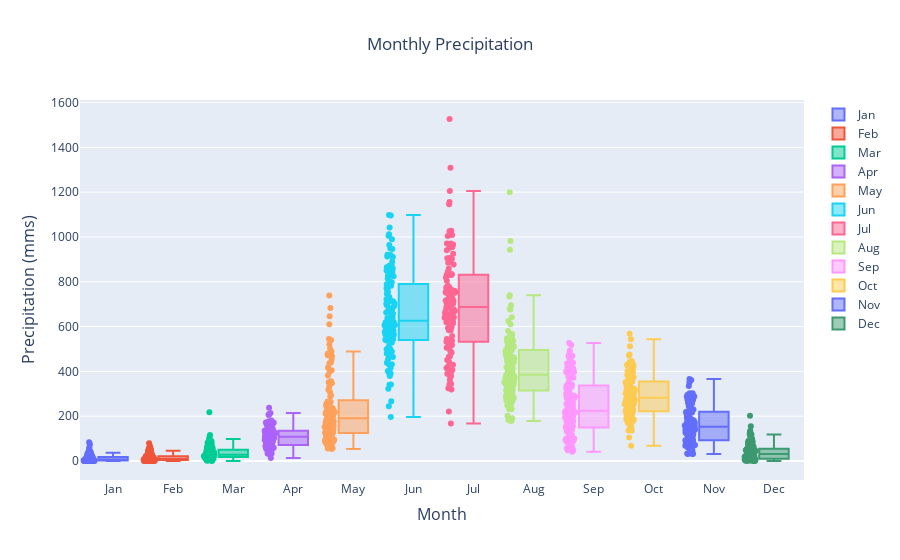

The code cell stored with this chart in its notebook:
### Code cell
fig = go.Figure()
fig.add_trace(go.Box(
    y=df_month['JAN'],
    name="Jan",
    jitter=0.4,
    pointpos=-1.6,
    boxpoints='all'
))

fig.add_trace(go.Box(
    y=df_month['FEB'],
    name="Feb",
    jitter=0.4,
    pointpos=-1.6,
    boxpoints='all'
))

fig.add_trace(go.Box(
    y=df_month['MAR'],
    name="Mar",
    jitter=0.4,
    pointpos=-1.6,
    boxpoints='all'
))

fig.add_trace(go.Box(
    y=df_month['APR'],
    name="Apr",
    jitter=0.4,
    pointpos=-1.6,
    boxpoints='all'
))

fig.add_trace(go.Box(
    y=df_month['MAY'],
    name="May",
    jitter=0.4,
    pointpos=-1.6,
    boxpoints='all'
))

fig.add_trace(go.Box(
    y=df_month['JUN'],
    name="Jun",
    jitter=0.4,
    pointpos=-1.6,
    boxpoints='all'
))

fig.add_trace(go.Box(
    y=df_month['JUL'],
    name="Jul",
    jitter=0.4,
    pointpos=-1.6,
    boxpoints='all'
))

fig.add_trace(go.Box(
    y=df_month['AUG'],
    name="Aug",
    jitter=0.4,
    pointpos=-1.6,
    boxpoints='all'
))

fig.add_trace(go.Box(
    y=df_month['SEP'],
    name="Sep",
    jitter=0.4,
    pointpos=-1.6,
    boxpoints='all'
))

fig.add_trace(go.Box(
    y=df_month['OCT'],
    name="Oct",
    jitter=0.4,
    pointpos=-1.6,
    boxpoints='all'
))

fig.add_trace(go.Box(
    y=df_month['NOV'],
    name="Nov",
    jitter=0.4,
    pointpos=-1.6,
    boxpoints='all'
))

fig.add_trace(go.Box(
    y=df_month['DEC'],
    name="Dec",
    jitter=0.4,
    pointpos=-1.6,
    boxpoints='all',
    marker_color='#3D9970',
    line_color='#3D9970'
))
fig.update_xaxes(
        title_text = "Month",
        title_font = {"size": 16},
        title_standoff = 12)
fig.update_yaxes(
        title_text = "Precipitation (mms)",
        title_font = {"size": 16},
        title_standoff = 12)
fig.update_layout(title_text="Monthly Precipitation", title_x=0.5)
fig.show()
